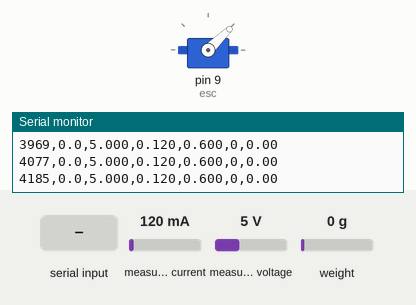
This sketch was run on a simulated Arduino Uno, built with avr-gcc and run on an emulated ATmega328P. On the bench: servo, the last lines printed to the serial monitor. The test bench sets the inputs (shaded band); at power-on: measured current 120 mA, measured voltage 5 V, weight on the scale 0 g.

Above: at 4.2 s.
4.3 s: "p90\n" received over Serial
At 5.3 s:
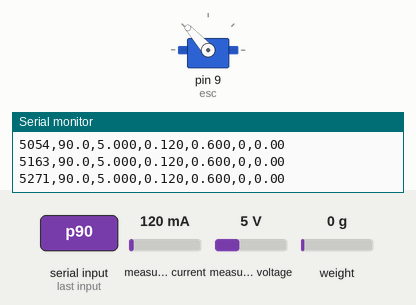
5.8 s: "p,45\n" received over Serial
At 7.0 s:
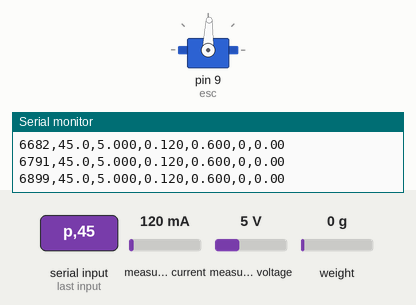
7.3 s: "p" received over Serial
At 7.9 s:
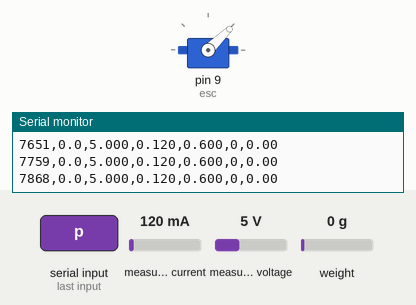
Timing chart, 0 to 10.3 s (numbered marks = the images above; inputs shaded):
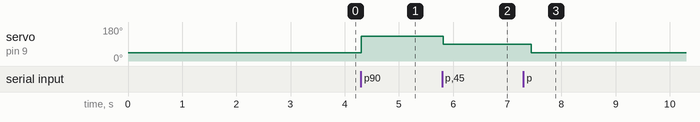

Measured:
- after the input at 4.3 s, servo on pin 9 (esc): 44° → 132° at once
- after the input at 5.8 s, servo on pin 9 (esc): 132° → 88° at once
- after the input at 7.3 s, servo on pin 9 (esc): 88° → 44° after 0.14 s

The sketch:

motor_project.ino
```cpp
#include <Wire.h> //I2C communication
#include <Adafruit_INA260.h>
#include <HX711.h>
#include <Servo.h>

// Define ensors
Adafruit_INA260 ina;
HX711 loadcell;

// ESC
Servo esc;

// Variables
float calFactor = 1.0;
float pct = 0;
long tareRaw = 0;

// throttle function
void setThrottle(float p) {
  pct = constrain(p, 0, 100);

  int pulseWidth = 1000 + 10 * pct; //1000 off, 2000 = max throttle

  esc.writeMicroseconds(pulseWidth);
}

void setup() {
  // Initialise ESC
  esc.attach(9);
  setThrottle(0);

  // serial communication
  Serial.begin(115200);
  Serial.setTimeout(100);

  // Start sensors
  ina.begin();
  loadcell.begin(2, 3);

  delay(3000);

  Serial.println("t_ms,throttle_pct,bus_V,current_A,power_W,load_raw,thrust_gf");
}

void loop() {

  // Read serial commands
  if (Serial.available()) {
    char c = Serial.read();

    if (c == 'p') setThrottle(Serial.parseFloat());

    if (c == 't') tareRaw = loadcell.read_average(10);

    if (c == 'k') {
      float g = Serial.parseFloat();
      if (g > 0) {
        calFactor = (loadcell.read_average(10) - tareRaw) / g;
      }
    }
  }

  // Read load cell
  long raw = loadcell.read();

  // Output measurements
  Serial.print(millis());
  Serial.print(',');
  Serial.print(pct, 1);
  Serial.print(',');
  Serial.print(ina.readBusVoltage() / 1000, 3);
  Serial.print(',');
  Serial.print(ina.readCurrent() / 1000, 3);
  Serial.print(',');
  Serial.print(ina.readPower() / 1000, 3);
  Serial.print(',');
  Serial.print(raw);
  Serial.print(',');
  Serial.println((raw - tareRaw) / calFactor, 2);
}
```
